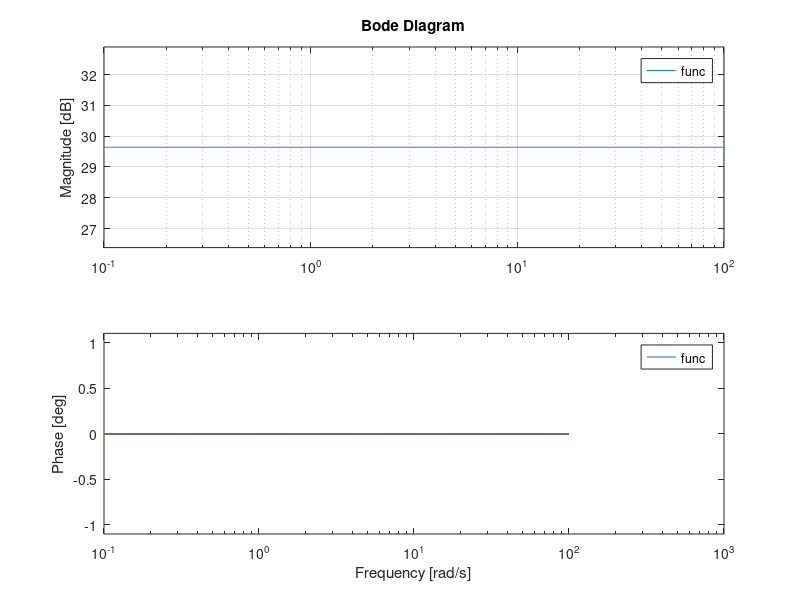

The MATLAB source for this figure:
clc
clear all
close all

gravity = 9.81;
a = 0.0175;
y = linspace(0.05, 0.15, 30);
q = sqrt(2 * a^2 * gravity * y);

A = zeros(30);
B = zeros(30);

for x = 1:30
    A(x) = -0.5 * 0.0001227 * (0.0063 * (q(x)^2) + 0.0001227 * y(x))^(-0.5);
    B(x) = x - 0.0063 * q(x) * (0.0063 * (q(x)^2) + 0.0001227 * y(x))^(-0.5);
end

for i = 1:30   
    numerator = [B(i)];
    denominator = [1 + A(i)];

    % Create a frequency vector with 3 decades
    omega = logspace(-1, 2, 1000);

    func = tf(numerator, denominator);
    bode(func, omega), grid
    hold on;
end

% Set the x-axis limits to 3 decades
xlim([0.1, 1000]);
